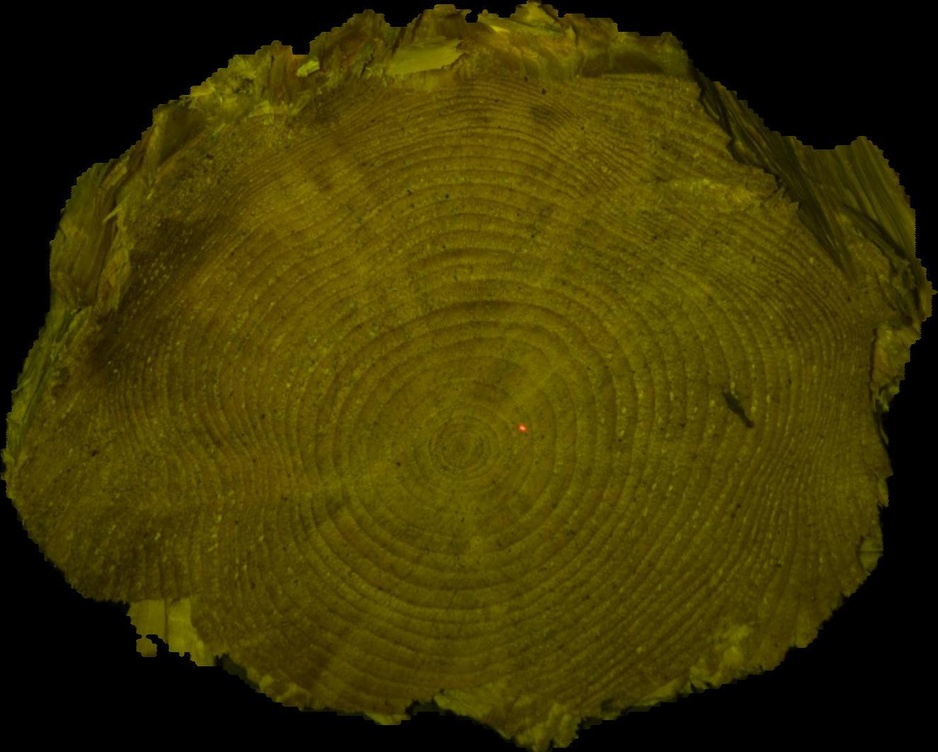
#> input picture Pith2Bark/cv_dataset/data/0a9ed354-c013-4963-9124-b5f90fd42eb7.jpg, 938 x 752 px, shrunk from 1324 x 1062 before the run
$ python -i image_enhance.py   (imports and definitions only)
#> lines starting #> are read from the running program, lines starting #| are printed output that depends on the picture
import cv2
import numpy as np

'''

gray_image = equalize(gray_image) #three

gray_image = brightness_contrast(gray_image)

gray_image = brightness_contrast_another(gray_image) #five
'''

def normalize_kernel(kernel, k_width, k_height, scaling_factor = 1.0):
    '''Zero-summing normalize kernel'''

    K_EPS = 1.0e-12
    # positive and negative sum of kernel values
    pos_range, neg_range = 0, 0
    for i in range(k_width * k_height):
        if abs(kernel[i]) < K_EPS:
            kernel[i] = 0.0
        if kernel[i] < 0:
            neg_range += kernel[i]
        else:
            pos_range += kernel[i]

    # scaling factor for positive and negative range
    pos_scale, neg_scale = pos_range, -neg_range
    if abs(pos_range) >= K_EPS:
        pos_scale = pos_range
    else:
        pos_sacle = 1.0
    if abs(neg_range) >= K_EPS:
        neg_scale = 1.0
    else:
        neg_scale = -neg_range

    pos_scale = scaling_factor / pos_scale
    neg_scale = scaling_factor / neg_scale

    # scale kernel values for zero-summing kernel
    for i in range(k_width * k_height):
        if (not np.nan == kernel[i]):
            kernel[i] *= pos_scale if kernel[i] >= 0 else neg_scale

    return kernel

def dog(img, k_size, sigma_1, sigma_2):
    '''Difference of Gaussian by subtracting kernel 1 and kernel 2'''

    k_width = k_height = k_size
    x = y = (k_width - 1) // 2
    kernel = np.zeros(k_width * k_height)

    # first gaussian kernal
    if sigma_1 > 0:
        co_1 = 1 / (2 * sigma_1 * sigma_1)
        co_2 = 1 / (2 * np.pi * sigma_1 * sigma_1)
        i = 0
        for v in range(-y, y + 1):
            for u in range(-x, x + 1):
                kernel[i] = np.exp(-(u*u + v*v) * co_1) * co_2
                i += 1
    # unity kernel
    else:
        kernel[x + y * k_width] = 1.0

    # subtract second gaussian from kernel
    if sigma_2 > 0:
        co_1 = 1 / (2 * sigma_2 * sigma_2)
        co_2 = 1 / (2 * np.pi * sigma_2 * sigma_2)
        i = 0
        for v in range(-y, y + 1):
            for u in range(-x, x + 1):
                kernel[i] -= np.exp(-(u*u + v*v) * co_1) * co_2
                i += 1
    # unity kernel
    else:
        kernel[x + y * k_width] -= 1.0

    # zero-normalize scling kernel with scaling factor 1.0
    norm_kernel = normalize_kernel(kernel, k_width, k_height, scaling_factor = 1.0)

    # apply filter with norm_kernel
    return cv2.filter2D(img, -1, norm_kernel.reshape(k_width, k_height))

def negate(img):
    '''Negative of image'''

    return cv2.bitwise_not(img)

def get_black_white_indices(hist, tot_count, black_count, white_count):
    '''Blacking and Whiting out indices same as color balance'''

    black_ind = 0
    white_ind = 255
    co = 0
    for i in range(len(hist)):
        co += hist[i]
        if co > black_count:
            black_ind = i
            break

    co = 0
    for i in range(len(hist) - 1, -1, -1):
        co += hist[i]
        if co > (tot_count - white_count):
            white_ind = i
            break

    return [black_ind, white_ind]

def contrast_stretch(img, black_point, white_point):
    '''Contrast stretch image with black and white cap'''

    tot_count = img.shape[0] * img.shape[1]
    black_count = tot_count * black_point / 100
    white_count= tot_count * white_point / 100
    ch_hists = []
    # calculate histogram for each channel
    for ch in cv2.split(img):
        ch_hists.append(cv2.calcHist([ch], [0], None, [256], (0, 256)).flatten().tolist())

    # get black and white percentage indices
    black_white_indices = []
    for hist in ch_hists:
        black_white_indices.append(get_black_white_indices(hist, tot_count, black_count, white_count))

    stretch_map = np.zeros((3, 256), dtype = 'uint8')

    # stretch histogram
    for curr_ch in range(len(black_white_indices)):
        black_ind, white_ind = black_white_indices[curr_ch]
        for i in range(stretch_map.shape[1]):
            if i < black_ind:
                stretch_map[curr_ch][i] = 0
            else:
                if i > white_ind:
                    stretch_map[curr_ch][i] = 255
                else:
                    if (white_ind - black_ind) > 0:
                        stretch_map[curr_ch][i] = round((i - black_ind) / (white_ind - black_ind)) * 255
                    else:
                        stretch_map[curr_ch][i] = 0

    # stretch image
    ch_stretch = []
    for i, ch in enumerate(cv2.split(img)):
        ch_stretch.append(cv2.LUT(ch, stretch_map[i]))

    return cv2.merge(ch_stretch)

def fast_gaussian_blur(img, ksize, sigma):
    '''Gussian blur using linear separable property of Gaussian distribution'''

    kernel_1d = cv2.getGaussianKernel(ksize, sigma)
    return cv2.sepFilter2D(img, -1, kernel_1d, kernel_1d)

def gamma(img, gamma_value):
    '''Gamma correction of image'''

    i_gamma = 1 / gamma_value
    lut = np.array([((i / 255) ** i_gamma) * 255 for i in np.arange(0, 256)], dtype = 'uint8')
    return cv2.LUT(img, lut)

def color_balance(img, low_per, high_per):
    '''Contrast stretch image by histogram equilization with black and white cap'''

    tot_pix = img.shape[1] * img.shape[0]
    # no.of pixels to black-out and white-out
    low_count = tot_pix * low_per / 100
    high_count = tot_pix * (100 - high_per) / 100

    cs_img = []
    # for each channel, apply contrast-stretch
    for ch in cv2.split(img):
        # cummulative histogram sum of channel
        cum_hist_sum = np.cumsum(cv2.calcHist([ch], [0], None, [256], (0, 256)))

        # find indices for blacking and whiting out pixels
        li, hi = np.searchsorted(cum_hist_sum, (low_count, high_count))
        if (li == hi):
            cs_img.append(ch)
            continue
        # lut with min-max normalization for [0-255] bins
        lut = np.array([0 if i < li
                        else (255 if i > hi else round((i - li) / (hi - li) * 255))
                        for i in np.arange(0, 256)], dtype = 'uint8')
        # constrast-stretch channel
        cs_ch = cv2.LUT(ch, lut)
        cs_img.append(cs_ch)

    return cv2.merge(cs_img)

def whiteboard_enhance(img):
    '''Enhance Whiteboard image'''

    # parameters for enhancing functions
    dog_k_size, dog_sigma_1, dog_sigma_2 = 15, 100, 0
    cs_black_per, cs_white_per = 2, 99.5
    gauss_k_size, gauss_sigma = 3, 1
    gamma_value = 1.1
    cb_black_per, cb_white_per = 2, 1

    # Difference of Gaussian (DoG)
    dog_img = dog(img, dog_k_size, dog_sigma_1, dog_sigma_2)
    # Negative of image
    negative_img = negate(dog_img)
    # Contrast Stretch (CS)
    contrast_stretch_img = contrast_stretch(negative_img, cs_black_per, cs_white_per)
    # Gaussian Blur
    blur_img = fast_gaussian_blur(contrast_stretch_img, gauss_k_size, gauss_sigma)
    # Gamma Correction
    gamma_img = gamma(blur_img, gamma_value)
    # Color Balance (CB) (also Contrast Stretch)
    color_balanced_img = color_balance(gamma_img, cb_black_per, cb_white_per)

    return color_balanced_img

# [76 lines left out: functions sharpening, equalize_histogram, clahe_histogram, convertScale, automatic_brightness_and_contrast, not called in this run]

>>> import cv2
>>> picture = cv2.imread('../cv_dataset/data/0a9ed354-c013-4963-9124-b5f90fd42eb7.jpg')
#> picture is the input picture: shape (752, 938, 3); mean B, G, R 3.1, 53.4, 61.8
>>> result = whiteboard_enhance(picture)
#> in dog, `return cv2.filter2D(img, -1, norm_kernel.reshape(k_width, k_height))`:
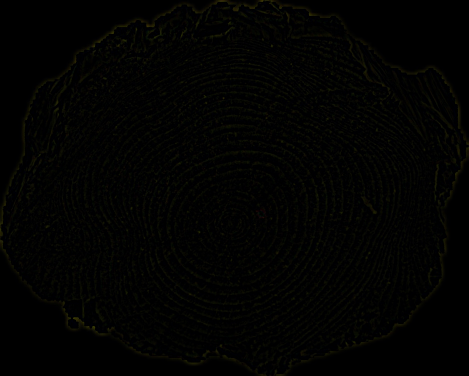
#> returned value: shape (752, 938, 3) (shown at 1/2 size); mean of channels 0, 1, 2 1.3, 2.5, 2.3; drawn as B, G, R
#> in negate, `return cv2.bitwise_not(img)`:
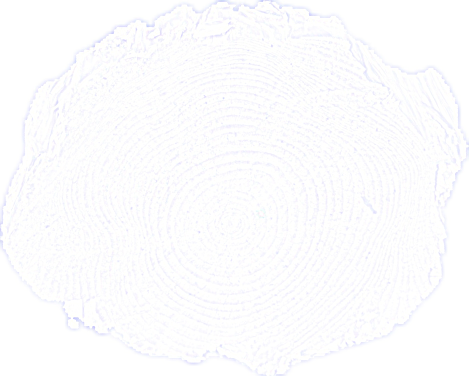
#> returned value: shape (752, 938, 3) (shown at 1/2 size); mean of channels 0, 1, 2 253.7, 252.5, 252.7; drawn as B, G, R
#> the loop in contrast_stretch, `for ch in cv2.split(img):` made 3 passes
#> after the loop in contrast_stretch, `for ch in cv2.split(img):`: ch_hists = 3 items
#> the loop in contrast_stretch, `for hist in ch_hists:` made 3 passes
#> after the loop in contrast_stretch, `for hist in ch_hists:`: black_white_indices = [[250, 255], [239, 255], [240, 255]]
#> the loop in contrast_stretch, `for curr_ch in range(len(black_white_indices)):` made 3 passes
#> black_ind on passes 1 to 3: 250, 239, 240
#> the loop in contrast_stretch, `for i, ch in enumerate(cv2.split(img)):` made 3 passes
#> after the loop in contrast_stretch, `for i, ch in enumerate(cv2.split(img)):`: ch_stretch = 3 items
#> in contrast_stretch, `return cv2.merge(ch_stretch)`:
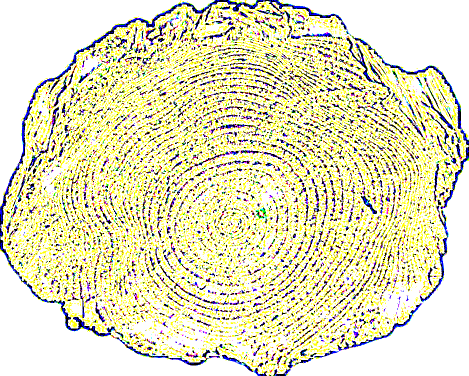
#> returned value: shape (752, 938, 3) (shown at 1/2 size); mean of channels 0, 1, 2 187.6, 224.2, 226.9; drawn as B, G, R
#> in fast_gaussian_blur, `kernel_1d = cv2.getGaussianKernel(ksize, sigma)`: kernel_1d = [0.274, 0.452, 0.274]
#> in fast_gaussian_blur, `return cv2.sepFilter2D(img, -1, kernel_1d, kernel_1d)`:
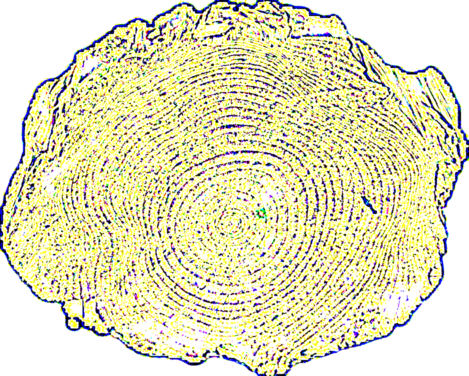
#> returned value: shape (752, 938, 3) (shown at 1/2 size); mean of channels 0, 1, 2 187.6, 224.2, 226.9; drawn as B, G, R
#> the loop in color_balance, `for ch in cv2.split(img):` made 3 passes
#> li on passes 1 to 3: 24, 0, 24
#> pass 1, in color_balance, `cs_ch = cv2.LUT(ch, lut)`:
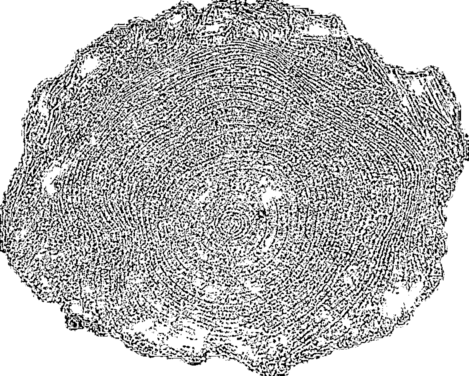
#> cs_ch: shape (752, 938) (shown at 1/2 size); min 0, max 255, mean 184.7
#> pass 3, in color_balance, `cs_ch = cv2.LUT(ch, lut)`:
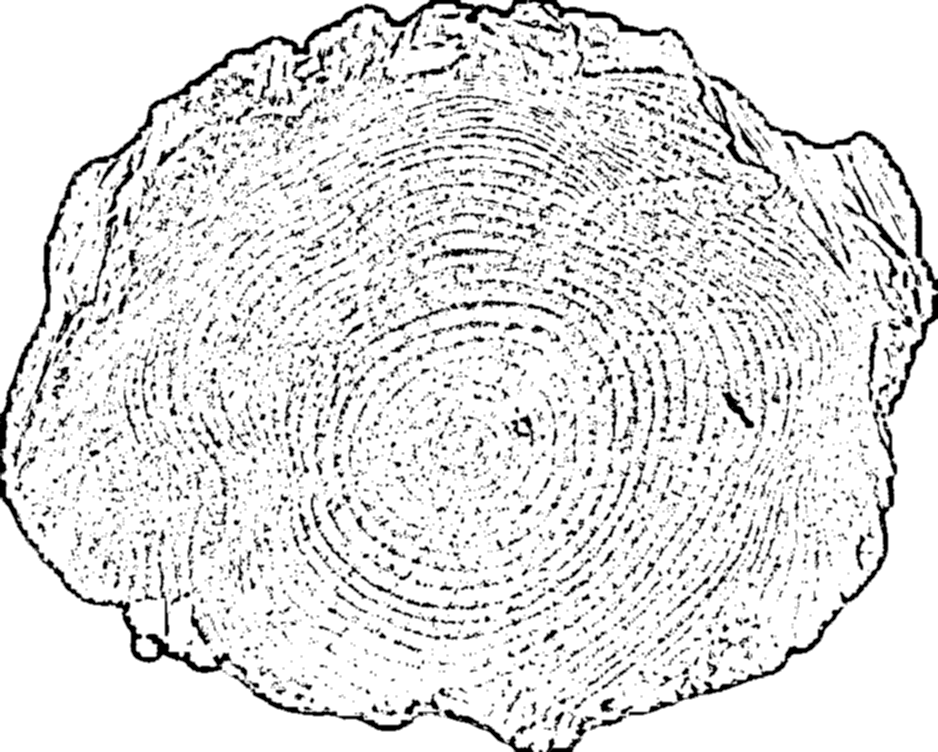
#> cs_ch: shape (752, 938); min 0, max 255, mean 225.9
#> after the loop in color_balance, `for ch in cv2.split(img):`: cs_img = 3 items

$ run again, on Pith2Bark/cv_dataset/data/0cc9305a-5db1-4d6d-a603-918a09542602.jpg
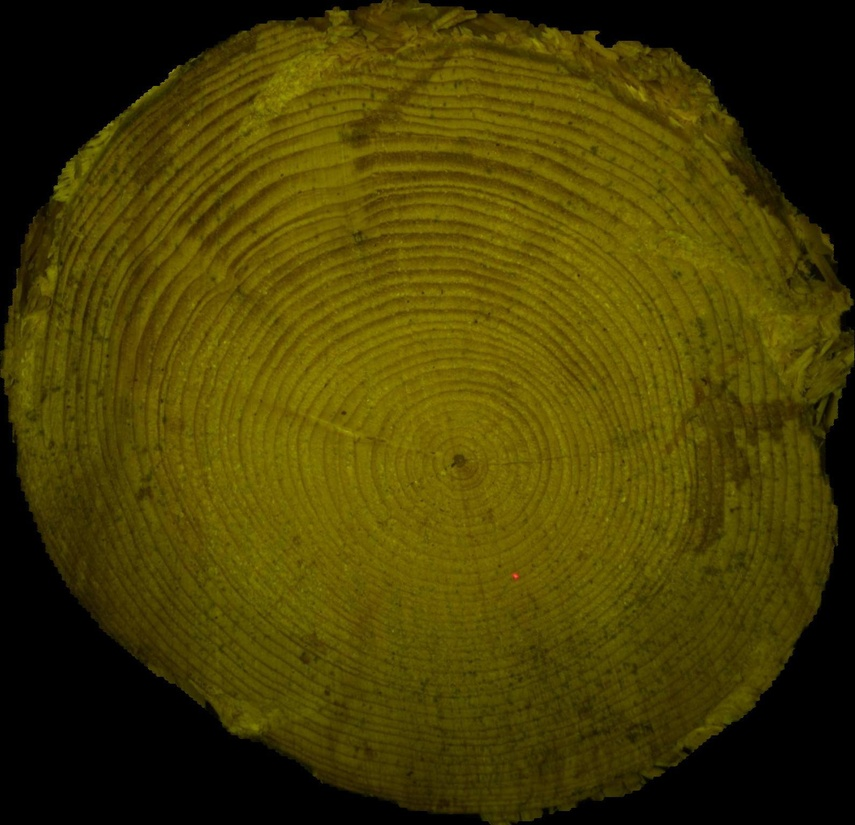
#> input picture Pith2Bark/cv_dataset/data/0cc9305a-5db1-4d6d-a603-918a09542602.jpg, 855 x 825 px, shrunk from 1591 x 1536 before the run
#> picture is the input picture: shape (825, 855, 3); mean B, G, R 2.9, 61.2, 71
#> the loop in contrast_stretch, `for ch in cv2.split(img):` made 3 passes
#> after the loop in contrast_stretch, `for ch in cv2.split(img):`: ch_hists = 3 items
#> the loop in contrast_stretch, `for hist in ch_hists:` made 3 passes
#> after the loop in contrast_stretch, `for hist in ch_hists:`: black_white_indices = [[250, 255], [235, 255], [237, 255]]
#> the loop in contrast_stretch, `for curr_ch in range(len(black_white_indices)):` made 3 passes
#> black_ind on passes 1 to 3: 250, 235, 237
#> the loop in contrast_stretch, `for i, ch in enumerate(cv2.split(img)):` made 3 passes
#> after the loop in contrast_stretch, `for i, ch in enumerate(cv2.split(img)):`: ch_stretch = 3 items
#> kernel_1d = [0.274, 0.452, 0.274]
#> in fast_gaussian_blur, `return cv2.sepFilter2D(img, -1, kernel_1d, kernel_1d)`:
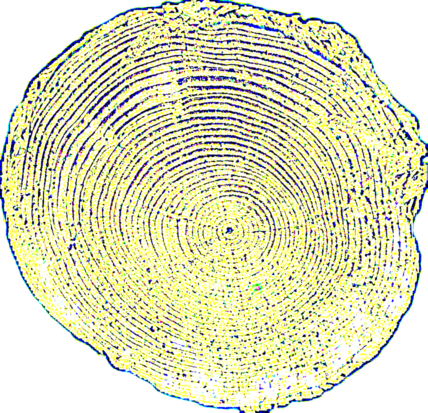
#> returned value: shape (825, 855, 3) (shown at 1/2 size); mean of channels 0, 1, 2 187.7, 222.4, 221.3; drawn as B, G, R
#> the loop in color_balance, `for ch in cv2.split(img):` made 3 passes
#> li on passes 1 to 3: 24, 0, 0
#> pass 3, in color_balance, `cs_ch = cv2.LUT(ch, lut)`:
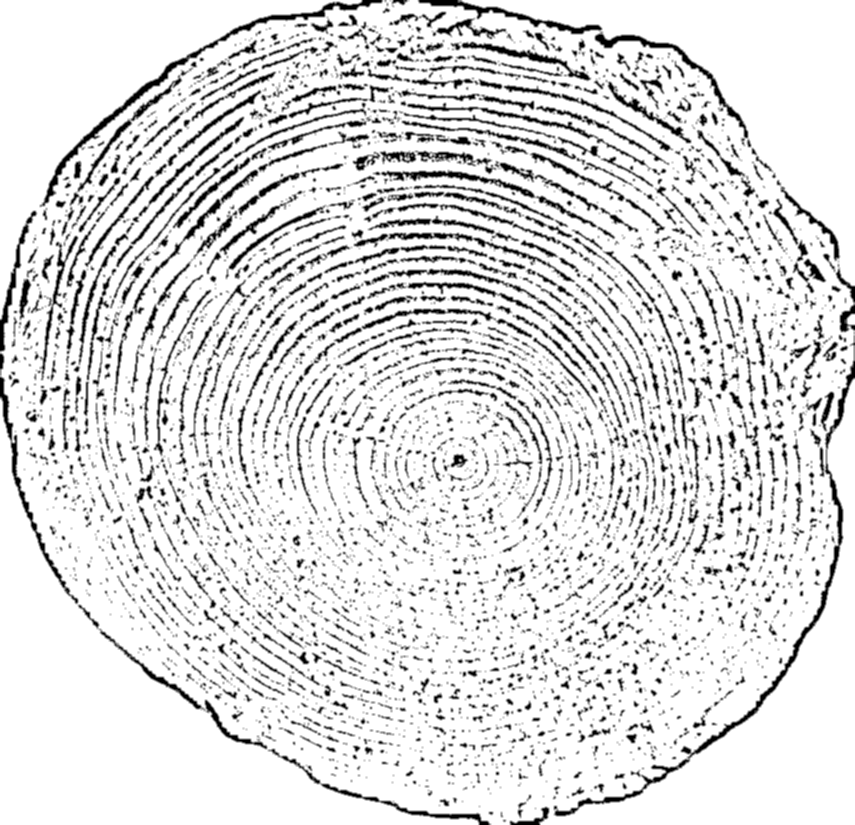
#> cs_ch: shape (825, 855); min 0, max 255, mean 222.7
#> after the loop in color_balance, `for ch in cv2.split(img):`: cs_img = 3 items

$ run again, on Pith2Bark/cv_dataset/data/0ce89f32-20eb-41bd-babd-4027fee9ae6a.jpg
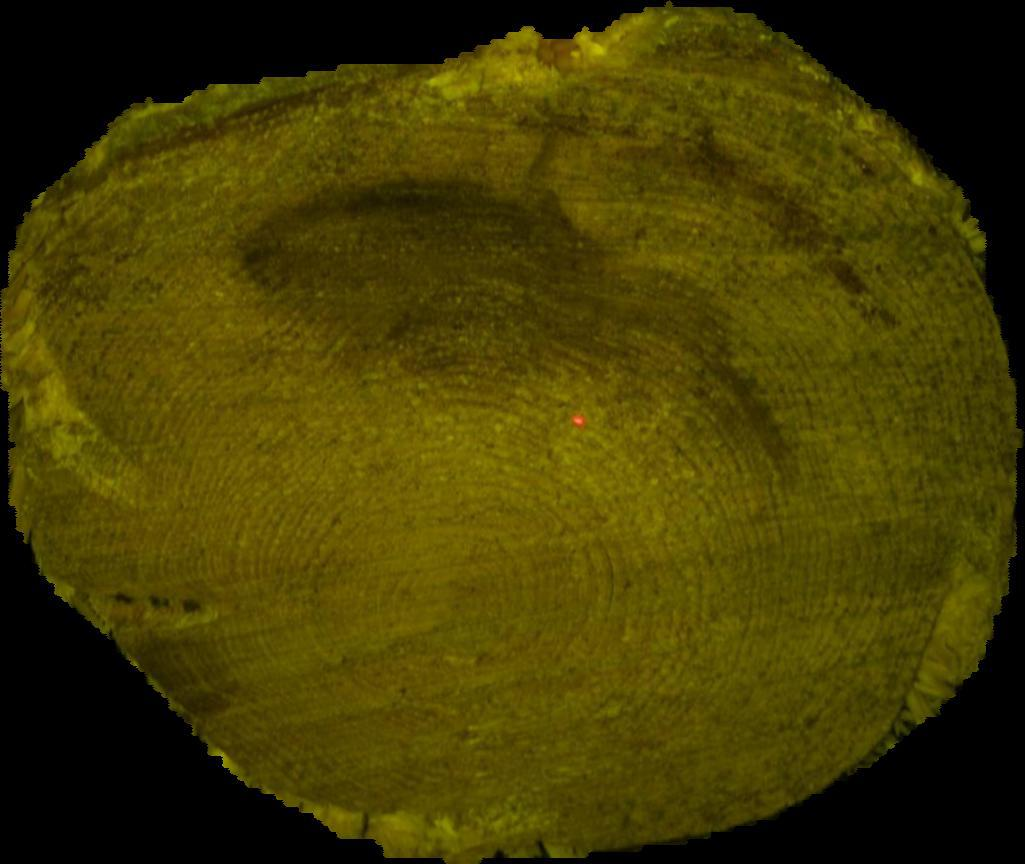
#> input picture Pith2Bark/cv_dataset/data/0ce89f32-20eb-41bd-babd-4027fee9ae6a.jpg, 1025 x 864 px
#> picture is the input picture: shape (864, 1025, 3); mean B, G, R 2.8, 59.6, 67.9
#> the loop in contrast_stretch, `for ch in cv2.split(img):` made 3 passes
#> after the loop in contrast_stretch, `for ch in cv2.split(img):`: ch_hists = 3 items
#> the loop in contrast_stretch, `for hist in ch_hists:` made 3 passes
#> after the loop in contrast_stretch, `for hist in ch_hists:`: black_white_indices = [[250, 255], [240, 255], [241, 255]]
#> the loop in contrast_stretch, `for curr_ch in range(len(black_white_indices)):` made 3 passes
#> black_ind on passes 1 to 3: 250, 240, 241
#> the loop in contrast_stretch, `for i, ch in enumerate(cv2.split(img)):` made 3 passes
#> after the loop in contrast_stretch, `for i, ch in enumerate(cv2.split(img)):`: ch_stretch = 3 items
#> kernel_1d = [0.274, 0.452, 0.274]
#> in fast_gaussian_blur, `return cv2.sepFilter2D(img, -1, kernel_1d, kernel_1d)`:
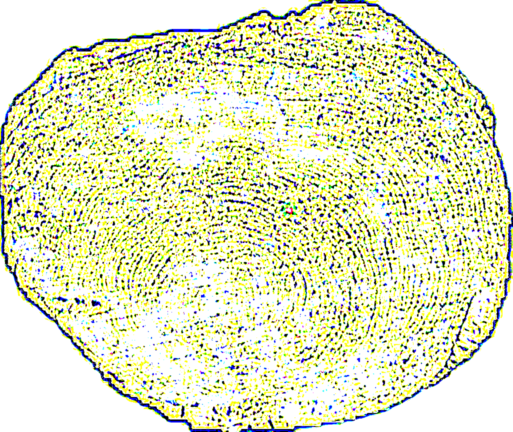
#> returned value: shape (864, 1025, 3) (shown at 1/2 size); mean of channels 0, 1, 2 192.6, 229, 225; drawn as B, G, R
#> the loop in color_balance, `for ch in cv2.split(img):` made 3 passes
#> pass 3, in color_balance, `cs_ch = cv2.LUT(ch, lut)`:
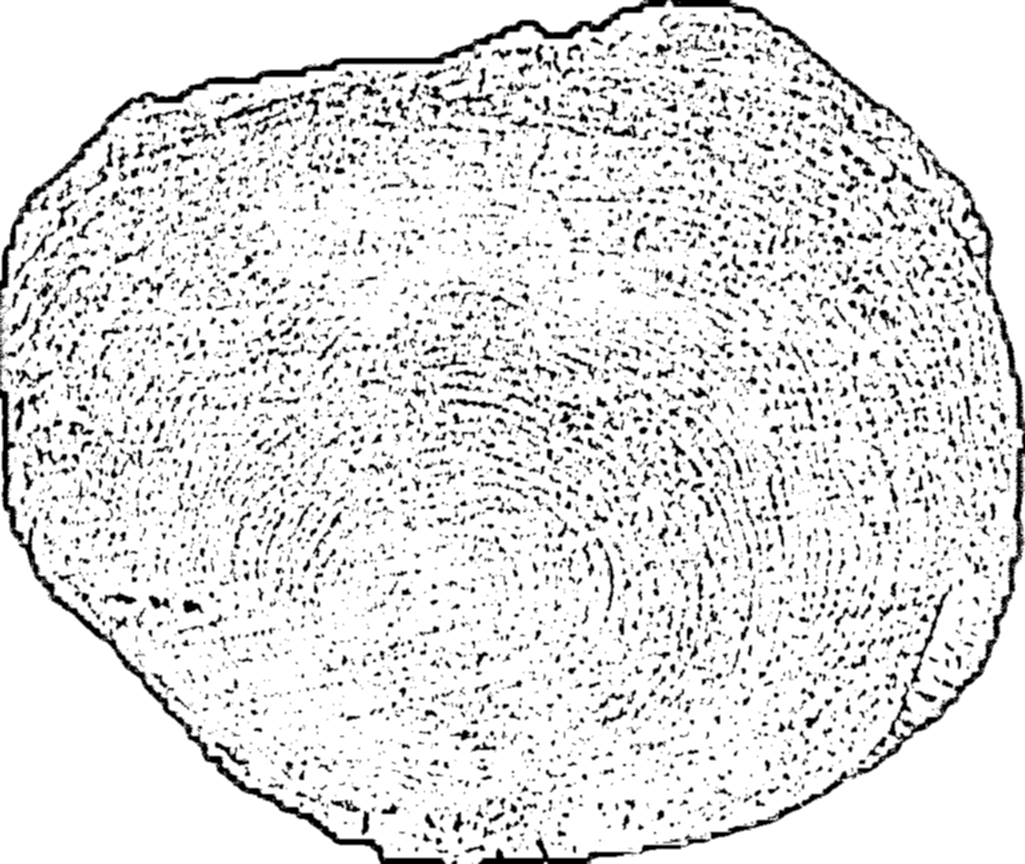
#> cs_ch: shape (864, 1025); min 0, max 255, mean 226.2
#> after the loop in color_balance, `for ch in cv2.split(img):`: cs_img = 3 items
